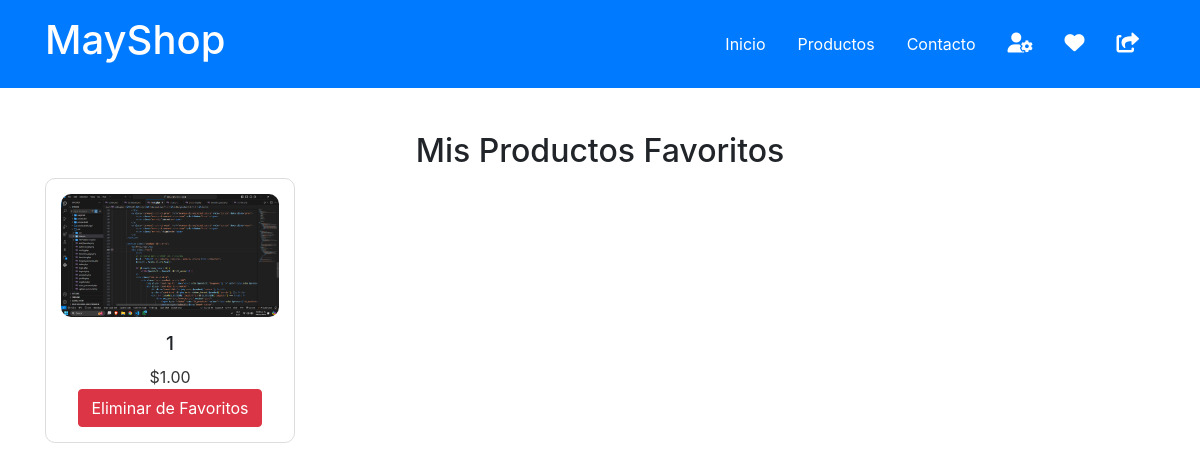
Screenshot of /pw/favorites_page.php (signed in) with the database file from the repository.
### tables this page shows
CREATE TABLE `productos` (
  `id_producto` int(11) NOT NULL,
  `nombre` varchar(255) NOT NULL,
  `descripcion` text DEFAULT NULL,
  `precio` decimal(10,2) NOT NULL,
  `disponibilidad` int(11) NOT NULL,
  `categoria_id` int(11) DEFAULT NULL,
  `imagenes` text DEFAULT NULL,
  `id_usuario` int(11) NOT NULL
);

### pw/favorites.php (called while the page is built, shortened)
<?php
require 'config.php';
function getFavoriteProducts($userId) {
    global $conn;
    $stmt = $conn->prepare("SELECT p.id_producto, p.nombre, p.precio, p.imagenes FROM favoritos f JOIN productos p ON f.id_producto = p.id_producto WHERE f.id_usuario = ?");
    $stmt->bind_param("i", $userId);
    $stmt->execute();
    $result = $stmt->get_result();
    $products = $result->fetch_all(MYSQLI_ASSOC);
    return $products;
}
?>

### pw/favorites_page.php (the view, shortened to what this page needs)
<?php
require 'config.php';
include 'favorites.php';
?>
<!DOCTYPE html>
<html lang="es">
<head>
    <link rel="stylesheet" href="https://stackpath.bootstrapcdn.com/bootstrap/4.3.1/css/bootstrap.min.css">
    <link rel="stylesheet" href="https://cdnjs.cloudflare.com/ajax/libs/font-awesome/6.0.0-beta3/css/all.min.css">
</head>
<body>
    <header class="bg-primary text-white p-3">
        <div class="container d-flex justify-content-between align-items-center">
            <div class="logo">
                <h1>MayShop</h1>
            </div>
            <nav>
                <ul class="nav">
                    <li class="nav-item"><a class="nav-link text-white" href="index.php">Inicio</a></li>
                    <li class="nav-item"><a class="nav-link text-white" href="products.php">Productos</a></li>
                    <li class="nav-item"><a class="nav-link text-white" href="contact.php">Contacto</a></li>
                    <?php if (isset($_SESSION['loggedin']) && $_SESSION['loggedin'] === true): ?>
                        <li class="nav-item"><a class="nav-link text-white" href="profile.php"><i class="fas fa-user-gear" style="font-size: 20px;"></i></a></li>
                        <li class="nav-item"><a class="nav-link text-white" href="favorites_page.php"><i class="fas fa-heart" style="font-size: 20px;"></i></a></li>
                        <li class="nav-item"><a class="nav-link text-white" href="logout.php"><i class="fas fa-share-from-square" style="font-size: 20px;"></i></a></li>
                    <?php else: ?>
                        <li class="nav-item"><a class="nav-link text-white" href="login.php">Iniciar sesión</a></li>
                        <li class="nav-item"><a class="nav-link text-white" href="register.php">Registrarse</a></li>
                    <?php endif; ?>
                </ul>
            </nav>
        </div>
    </header>
    <main class="container mt-4">
        <section class="favorite-products">
            <h2 class="text-center">Mis Productos Favoritos</h2>
            <div class="product-grid">
                <?php
                $userId = $_SESSION['id_usuario'];
                $products = getFavoriteProducts($userId);
                if (!empty($products)):
                    foreach ($products as $product):
                ?>
                <div class="product">
                    <img src="<?php echo htmlspecialchars($product['imagenes']); ?>" alt="<?php echo htmlspecialchars($product['nombre']); ?>">
                    <h3><?php echo htmlspecialchars($product['nombre']); ?></h3>
                    <p>$<?php echo number_format($product['precio'], 2); ?></p>
                    <form action="favorites_page.php" method="post">
                        <button type="submit" name="remove_favorite" class="btn btn-danger">Eliminar de Favoritos</button>
                    </form>
                </div>
                <?php
                    endforeach;
                else:
                    echo "<div class='empty'><p>No tienes productos favoritos guardados.</p></div>";
                endif;
                ?>
            </div>
        </section>
    </main>
</body>
</html>

### pw/favorites_page.php (style rules this page uses)
.favorite-products { padding: 20px 0; }
.product-grid { display: flex; flex-wrap: wrap; gap: 20px; }
.product { background: #fff; border: 1px solid #ddd; border-radius: 10px; padding: 15px; text-align: center; transition: transform 0.3s ease; width: 100%; max-width: 250px; }
.product img { max-width: 100%; border-radius: 10px; }
.product h3 { font-size: 1.2em; margin: 15px 0 10px; }
.product p { margin: 0; color: #333; }

### rows the page displays
productos: imagenes (picture), nombre "1", precio "1.00"
